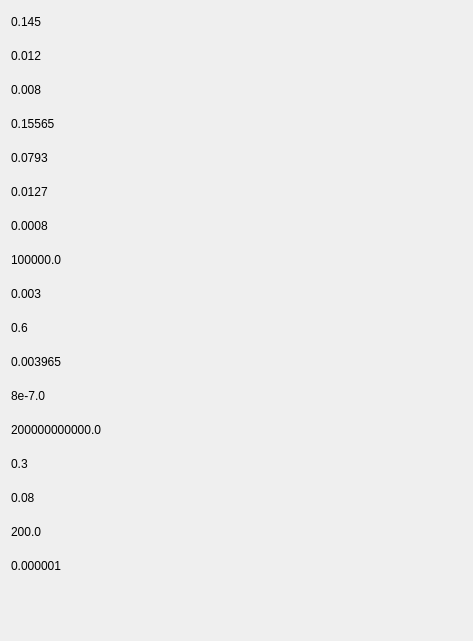
    <widget class="CardWidget" name="CardWidget_169">
     <property name="geometry">
      <rect>
       <x>1120</x>
       <y>170</y>
       <width>191</width>
       <height>641</height>
      </rect>
     </property>
     <property name="minimumSize">
      <size>
       <width>0</width>
       <height>0</height>
      </size>
     </property>
     <layout class="QGridLayout" name="gridLayout_96">
      <property name="topMargin">
       <number>8</number>
      </property>
      <property name="bottomMargin">
       <number>8</number>
      </property>
      <item row="17" column="1">
       <widget class="SubtitleLabel" name="SubtitleLabel_728">
        <property name="minimumSize">
         <size>
          <width>451</width>
          <height>28</height>
         </size>
        </property>
        <property name="maximumSize">
         <size>
          <width>461</width>
          <height>28</height>
         </size>
        </property>
        <property name="text">
         <string>0.145</string>
        </property>
       </widget>
      </item>
      <item row="30" column="1">
       <widget class="SubtitleLabel" name="SubtitleLabel_741">
        <property name="minimumSize">
         <size>
          <width>451</width>
          <height>28</height>
         </size>
        </property>
        <property name="maximumSize">
         <size>
          <width>461</width>
          <height>28</height>
         </size>
        </property>
        <property name="text">
         <string>0.3</string>
        </property>
       </widget>
      </item>
      <item row="32" column="1">
       <widget class="SubtitleLabel" name="SubtitleLabel_743">
        <property name="minimumSize">
         <size>
          <width>451</width>
          <height>28</height>
         </size>
        </property>
        <property name="maximumSize">
         <size>
          <width>461</width>
          <height>28</height>
         </size>
        </property>
        <property name="text">
         <string>200.0</string>
        </property>
       </widget>
      </item>
      <item row="31" column="1">
       <widget class="SubtitleLabel" name="SubtitleLabel_742">
        <property name="minimumSize">
         <size>
          <width>451</width>
          <height>28</height>
         </size>
        </property>
        <property name="maximumSize">
         <size>
          <width>461</width>
          <height>28</height>
         </size>
        </property>
        <property name="text">
         <string>0.08</string>
        </property>
       </widget>
      </item>
      <item row="24" column="1">
       <widget class="SubtitleLabel" name="SubtitleLabel_735">
        <property name="minimumSize">
         <size>
          <width>451</width>
          <height>28</height>
         </size>
        </property>
        <property name="maximumSize">
         <size>
          <width>461</width>
          <height>28</height>
         </size>
        </property>
        <property name="text">
         <string>100000.0</string>
        </property>
       </widget>
      </item>
      <item row="20" column="1">
       <widget class="SubtitleLabel" name="SubtitleLabel_731">
        <property name="minimumSize">
         <size>
          <width>451</width>
          <height>28</height>
         </size>
        </property>
        <property name="maximumSize">
         <size>
          <width>461</width>
          <height>28</height>
         </size>
        </property>
        <property name="text">
         <string>0.15565</string>
        </property>
       </widget>
      </item>
      <item row="21" column="1">
       <widget class="SubtitleLabel" name="SubtitleLabel_732">
        <property name="minimumSize">
         <size>
          <width>451</width>
          <height>28</height>
         </size>
        </property>
        <property name="maximumSize">
         <size>
          <width>461</width>
          <height>28</height>
         </size>
        </property>
        <property name="text">
         <string>0.0793</string>
        </property>
       </widget>
      </item>
      <item row="26" column="1">
       <widget class="SubtitleLabel" name="SubtitleLabel_737">
        <property name="minimumSize">
         <size>
          <width>451</width>
          <height>28</height>
         </size>
        </property>
        <property name="maximumSize">
         <size>
          <width>461</width>
          <height>28</height>
         </size>
        </property>
        <property name="text">
         <string>0.6</string>
        </property>
       </widget>
      </item>
      <item row="27" column="1">
       <widget class="SubtitleLabel" name="SubtitleLabel_738">
        <property name="minimumSize">
         <size>
          <width>451</width>
          <height>28</height>
         </size>
        </property>
        <property name="maximumSize">
         <size>
          <width>461</width>
          <height>28</height>
         </size>
        </property>
        <property name="text">
         <string>0.003965</string>
        </property>
       </widget>
      </item>
      <item row="18" column="1">
       <widget class="SubtitleLabel" name="SubtitleLabel_729">
        <property name="minimumSize">
         <size>
          <width>451</width>
          <height>28</height>
         </size>
        </property>
        <property name="maximumSize">
         <size>
          <width>461</width>
          <height>28</height>
         </size>
        </property>
        <property name="text">
         <string>0.012</string>
        </property>
       </widget>
      </item>
      <item row="25" column="1">
       <widget class="SubtitleLabel" name="SubtitleLabel_736">
        <property name="minimumSize">
         <size>
          <width>451</width>
          <height>28</height>
         </size>
        </property>
        <property name="maximumSize">
         <size>
          <width>461</width>
          <height>28</height>
         </size>
        </property>
        <property name="text">
         <string>0.003</string>
        </property>
       </widget>
      </item>
      <item row="28" column="1">
       <widget class="SubtitleLabel" name="SubtitleLabel_739">
        <property name="minimumSize">
         <size>
          <width>451</width>
          <height>28</height>
         </size>
        </property>
        <property name="maximumSize">
         <size>
          <width>461</width>
          <height>28</height>
         </size>
        </property>
        <property name="text">
         <string>8e-7.0</string>
        </property>
       </widget>
      </item>
      <item row="34" column="1">
       <widget class="SubtitleLabel" name="SubtitleLabel_1037">
        <property name="maximumSize">
         <size>
          <width>16777215</width>
          <height>31</height>
         </size>
        </property>
        <property name="text">
         <string/>
        </property>
       </widget>
      </item>
      <item row="22" column="1">
       <widget class="SubtitleLabel" name="SubtitleLabel_733">
        <property name="minimumSize">
         <size>
          <width>451</width>
          <height>28</height>
         </size>
        </property>
        <property name="maximumSize">
         <size>
          <width>461</width>
          <height>28</height>
         </size>
        </property>
        <property name="text">
         <string>0.0127</string>
        </property>
       </widget>
      </item>
      <item row="23" column="1">
       <widget class="SubtitleLabel" name="SubtitleLabel_734">
        <property name="minimumSize">
         <size>
          <width>451</width>
          <height>28</height>
         </size>
        </property>
        <property name="maximumSize">
         <size>
          <width>461</width>
          <height>28</height>
         </size>
        </property>
        <property name="text">
         <string>0.0008</string>
        </property>
       </widget>
      </item>
      <item row="19" column="1">
       <widget class="SubtitleLabel" name="SubtitleLabel_730">
        <property name="minimumSize">
         <size>
          <width>451</width>
          <height>28</height>
         </size>
        </property>
        <property name="maximumSize">
         <size>
          <width>461</width>
          <height>28</height>
         </size>
        </property>
        <property name="text">
         <string>0.008</string>
        </property>
       </widget>
      </item>
      <item row="29" column="1">
       <widget class="SubtitleLabel" name="SubtitleLabel_740">
        <property name="minimumSize">
         <size>
          <width>451</width>
          <height>28</height>
         </size>
        </property>
        <property name="maximumSize">
         <size>
          <width>461</width>
          <height>28</height>
         </size>
        </property>
        <property name="text">
         <string>200000000000.0</string>
        </property>
       </widget>
      </item>
      <item row="33" column="1">
       <widget class="SubtitleLabel" name="SubtitleLabel_744">
        <property name="minimumSize">
         <size>
          <width>451</width>
          <height>28</height>
         </size>
        </property>
        <property name="maximumSize">
         <size>
          <width>461</width>
          <height>28</height>
         </size>
        </property>
        <property name="text">
         <string>0.000001</string>
        </property>
       </widget>
      </item>
     </layout>
    </widget>
